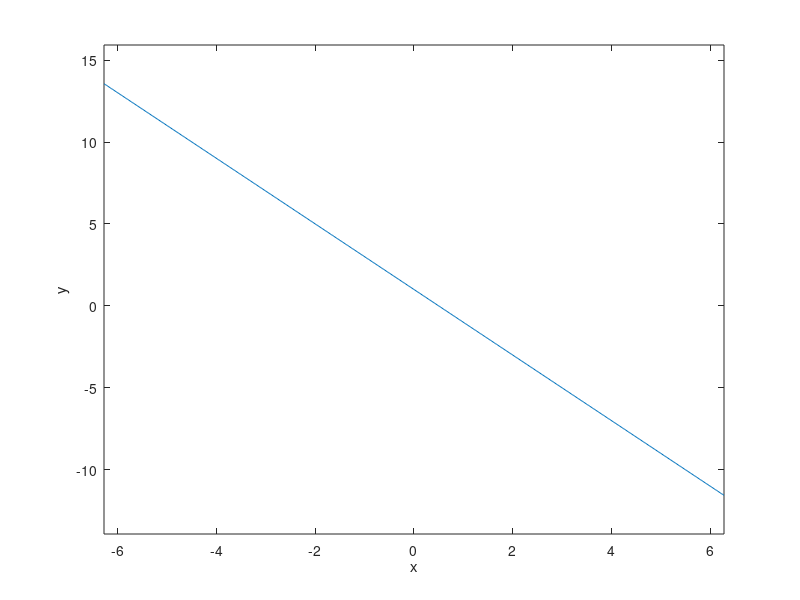
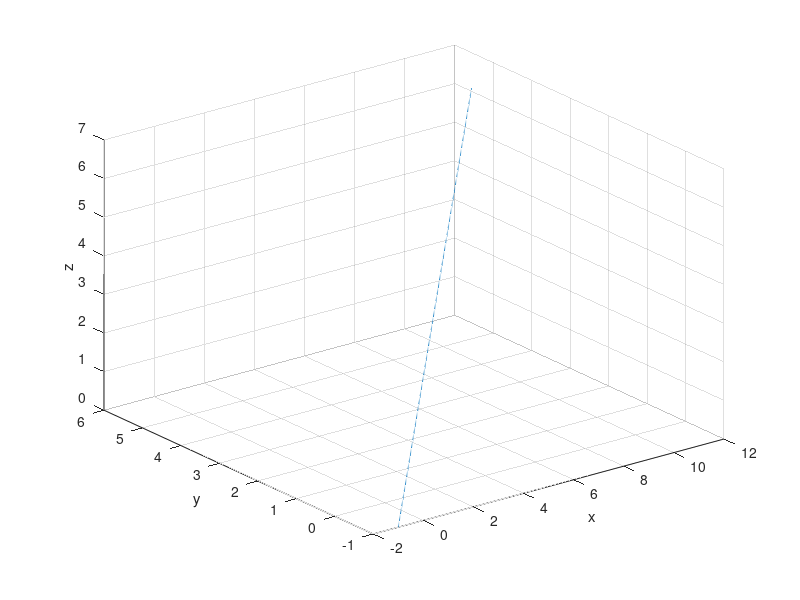
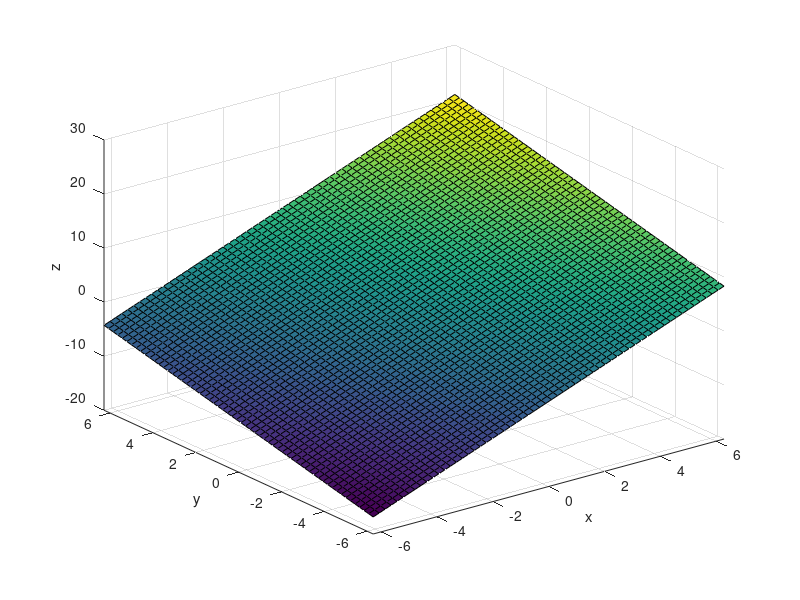

Source code (MATLAB) for these figures, in order:
%% Paul Schrimpf 2011/09/12 
% creates figures for 526 lecture 2
% plots sets of solutions for small underdetermined systems of linear
% equations 
clear;
close all;

figure;
% -2x + y =  1
ezplot(@(x) 1 - 2*x);
xlabel('x');
ylabel('y');
title('');
print('-depsc2','fig1.eps');

figure;
% x - y - z = 0
% -2x + y + 3z =  1
% -> 
% x - y - z = 0
%   -y + z = 1  
ezplot3(@(z) -1 + 2*z, @(z) -1 + z, @(z) z)
title('');
xlabel('x');
ylabel('y');
zlabel('z');
print('-depsc2','fig2.eps');

% -2 x - y + z = 2
figure;
ezsurf(@(x, y) 2 + 2*x + y);
title('');
xlabel('x');
ylabel('y');
zlabel('z');
print('-depsc2','fig3.eps');

